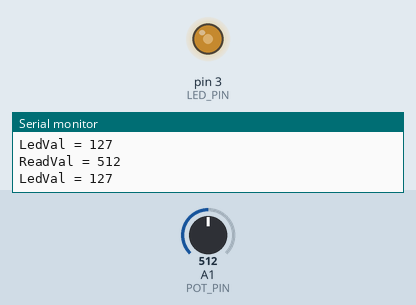
Recording of a program running on a simulated Arduino Uno, built with avr-gcc and run on an emulated ATmega328P. Parts: output pins drawn as LEDs (lit = HIGH), the last lines printed to the serial monitor. The inputs (shaded band) are chosen by the test bench; at power-on: A1 (POT_PIN) = 512.

Above: at 1.2 s.
1.3 s: A1 (POT_PIN) set to 716
At 2.4 s:
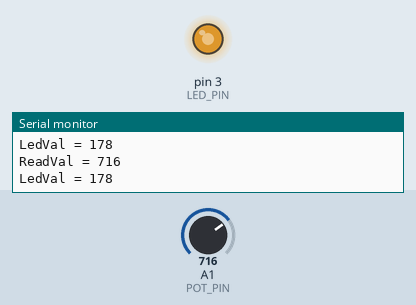
2.9 s: A1 (POT_PIN) set to 900
At 3.6 s:
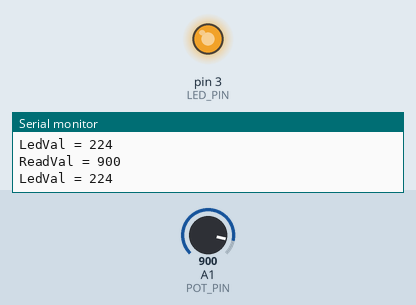
4.5 s: A1 (POT_PIN) set to 122
At 4.9 s:
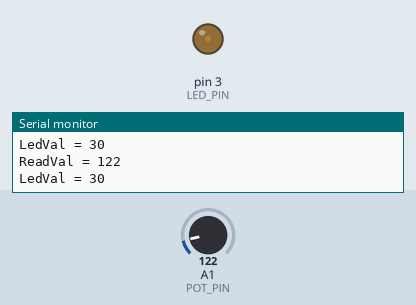
6.1 s: A1 (POT_PIN) set to 511
At 7.3 s:
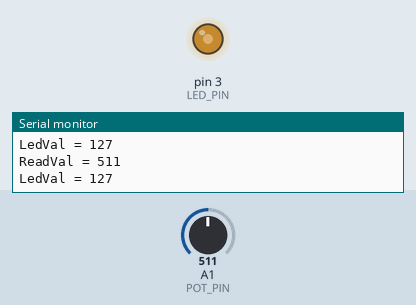
Timing chart, 0 to 8.7 s (numbered marks = the images above; inputs shaded):
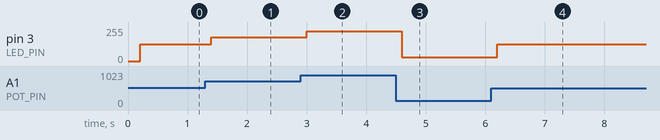

Measured:
- after the input at 1.3 s, pin 3 (LED_PIN): 127/255 → 178/255 after 0.10 s
- after the input at 2.9 s, pin 3 (LED_PIN): 178/255 → 224/255 after 0.10 s
- after the input at 4.5 s, pin 3 (LED_PIN): 224/255 → 30/255 after 0.10 s
- after the input at 6.1 s, pin 3 (LED_PIN): 30/255 → 127/255 after 0.10 s

The program:

main.cpp
```cpp
#include <Arduino.h>


#define POT_PIN A1
#define LED_PIN 3

const float POT_RESOLUTION = 1023.0f; /* max , min = 0*/
const float LED_RESOLUTION = 255.0f;

unsigned long prev = 0, current = 0;

const int interval = 200;

void setup() {
  // put your setup code here, to run once:
  pinMode(POT_PIN, INPUT);
  pinMode(LED_PIN, OUTPUT);
  Serial.begin(9600);
}

void loop() {
  // put your main code here, to run repeatedly:
  current = millis();
  int readVal = analogRead(POT_PIN);
  if(current - prev >= interval){
    prev = millis();
    Serial.print("ReadVal = ");
    Serial.println(readVal);
    int Led_Analog_Val = (float)(readVal * LED_RESOLUTION) / POT_RESOLUTION;
    Serial.print("LedVal = ");
    Serial.println(Led_Analog_Val);
    analogWrite(LED_PIN, Led_Analog_Val);
  }
}
```
